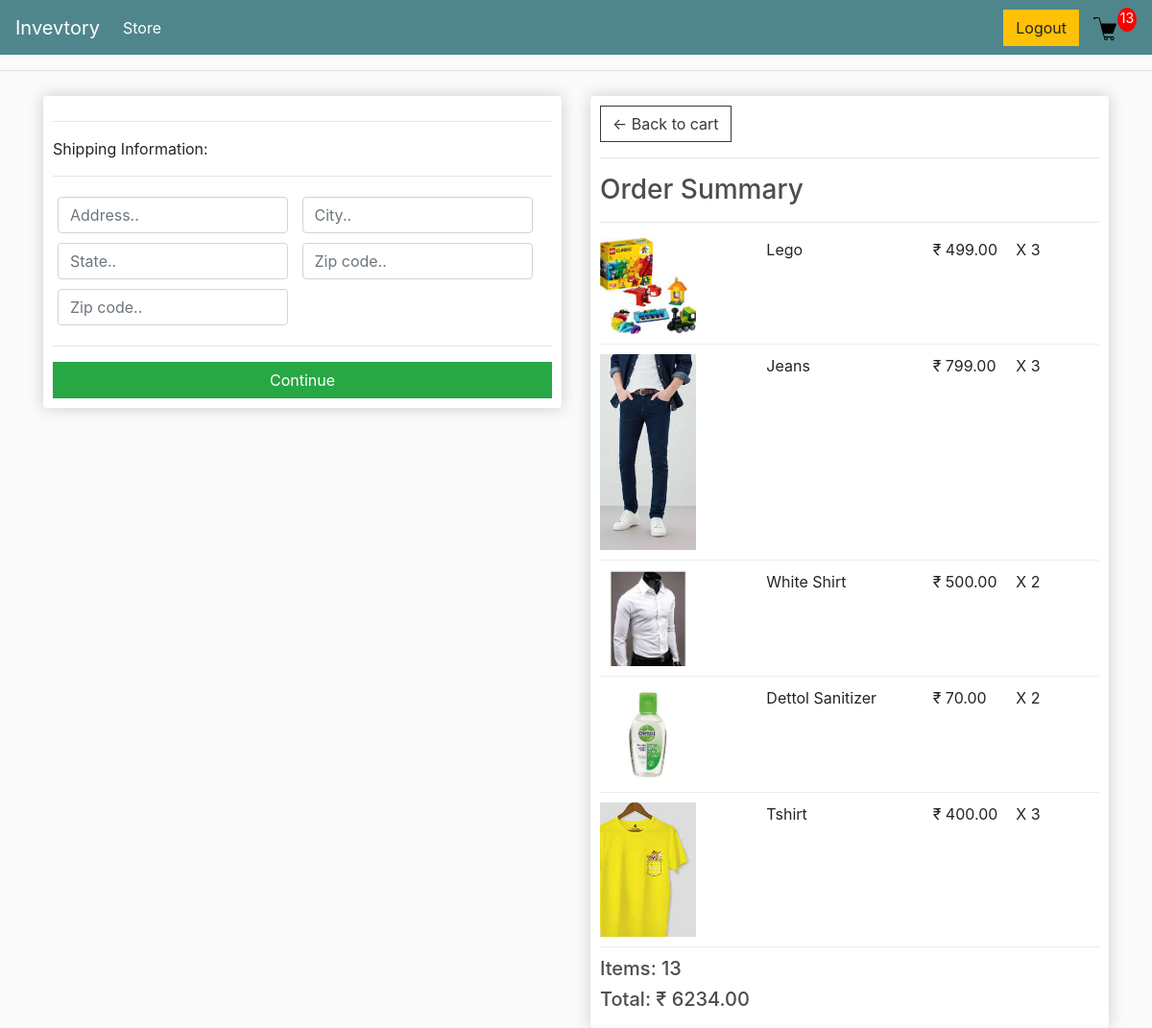
The page /checkout/ (signed in) on the database its author committed.
### store/models.py (models this page shows, shortened)
class OrderItem(models.Model):
    product = models.ForeignKey(Product, on_delete=models.SET_NULL, null=True, blank=True)
    order = models.ForeignKey(Order, on_delete=models.SET_NULL, blank=True, null=True)
    quantity = models.IntegerField(default=0, null=True, blank=True)
    date_added = models.DateTimeField(auto_now_add=True)
    @property
    def get_total(self):
        total = self.product.price * self.quantity
        return total

class Product(models.Model):
    name = models.CharField(max_length=200)
    price = models.FloatField()
    active = models.BooleanField(default=True,null=True, blank=True)
    quantity = models.PositiveBigIntegerField(default=1)
    image = models.ImageField(null=True, blank=True)
    class Meta:
        ordering = ['id']
    @property
    def imageURL(self):
        try:
            url = self.image.url
        except:
            url = ''
        return url

class Order(models.Model):
    customer = models.ForeignKey(Customer, on_delete=models.CASCADE, blank=True, null=True)
    date_order = models.DateTimeField(auto_now_add=True)
    complete = models.BooleanField(default=False, null=True, blank=True)
    transaction_id = models.CharField(max_length=200, null=True)
    @property
    def get_cart_total(self):
        orderitems = self.orderitem_set.all()
        total = sum([item.get_total for item in orderitems])
        return total
    @property
    def get_cart_items(self):
        orderitems = self.orderitem_set.all()
        total = sum([item.quantity for item in orderitems])
        return total

### store/views.py (the view)
# urls.py: path('checkout/', views.checkout, name='checkout'),
@login_required
def checkout(request):
    if request.user.is_authenticated:
        customer = request.user.customer
        order, created = Order.objects.get_or_create(customer=customer, complete=False)
        items = order.orderitem_set.all()
        cartItems = order.get_cart_items
    else:
        items = []
        order = {'get_cart_items': 0, 'get_cart_total': 0}
        cartItems = order['get_cart_items']
    context = {'items' : items, 'order': order, 'cartItems': cartItems, 'shipping': False}
    return render(request, 'store/checkout.html', context)

### userapp/managers.py (called while the page is built)
    def get_queryset(self):
        return super().get_queryset().filter(is_active=True)

### userapp/models.py (called while the page is built)
    def get_full_name(self):
        full_name = '%s %s' % (self.first_name, self.last_name)
        return full_name.strip()

    def __str__(self):
        return self.get_full_name()

### store/templates/store/checkout.html (shortened to what this page needs)
{% extends 'store/main.html' %}
{% load static %}
{% block content %}
    <div class="row">
        <div class="col-lg-6" id="form-warpper">
            <div class="box-element">
                <form id="form">
                    <div id="shipping-info">
                        <hr>
						<p>Shipping Information:</p>
						<hr>
						<div class="form-field">
							<input class="form-control" type="text" name="address" placeholder="Address..">
						</div>
						<div class="form-field">
							<input class="form-control" type="text" name="city" placeholder="City..">
						</div>
						<div class="form-field">
							<input class="form-control" type="text" name="state" placeholder="State..">
						</div>
						<div class="form-field">
							<input class="form-control" type="text" name="zipcode" placeholder="Zip code..">
						</div>
						<div class="form-field">
							<input class="form-control" type="text" name="country" placeholder="Zip code..">
						</div>
                    </div>
                    <hr>
					<input id="form-button" class="btn btn-success btn-block" type="submit" value="Continue">
                </form>
            </div>
            <br>
        </div>
        <div class="col-lg-6">
            <div class="box-element">
                <a class="btn btn-outline-dark" href="{% url 'store:cart' %}">&#x2190; Back to cart</a>
                <hr>
                <h3>Order Summary</h3>
                <hr>
                {% for item in items %}
                <div class="cart-row">
                    <div style="flex:2"><img class="row-image" src="{{ item.product.imageURL }}"></div>
                    <div style="flex:2"><p>{{ item.product.name }}</p></div>
                    <div style="flex:1"><p>&#8377; {{ item.product.price|floatformat:2 }}</p></div>
                    <div style="flex:1"><p>X {{ item.quantity }}</p></div>
                </div>
                {% endfor %}
                <h5>Items: {{ order.get_cart_items }}</h5>
                <h5>Total: &#8377; {{ order.get_cart_total|floatformat:2 }}</h5>
            </div>
        </div>
    </div>
{% endblock content %}

### static/css/main.css (style rules this page uses)
body { background-color: hsl(0, 0%, 98%); }
h1,h2,h3,h4,h5,h6 { color:hsl(0, 0%, 30%); }
.box-element { box-shadow:hsl(0, 0%, 80%) 0 0 16px; background-color: #fff; border-radius: 4px; padding: 10px; }
.col-lg-4, .col-lg-6, .col-lg-8, .col-lg-12 { margin-top: 10px; }
.btn { border-radius: 0; }
.row-image { width: 100px; }
.form-field { width:250px; display: inline-block; padding: 5px; }
.cart-row { display: flex; align-items: flex-stretch; padding-bottom: 10px; margin-bottom: 10px; border-bottom: 1px solid #ececec; }

### rows shown on the page
OrderItem: product.imageURL (picture), product.name "Lego", product.price "499.00", quantity "3"
OrderItem: product.imageURL (picture), product.name "Jeans", product.price "799.00", quantity "3"
OrderItem: product.imageURL (picture), product.name "White Shirt", product.price "500.00", quantity "2"
OrderItem: product.imageURL (picture), product.name "Dettol Sanitizer", product.price "70.00", quantity "2"
OrderItem: product.imageURL (picture), product.name "Tshirt", product.price "400.00", quantity "3"
Order: get_cart_items "13", get_cart_total "6234.00"

### other values the page prints
{{ cartItems }} "13"
